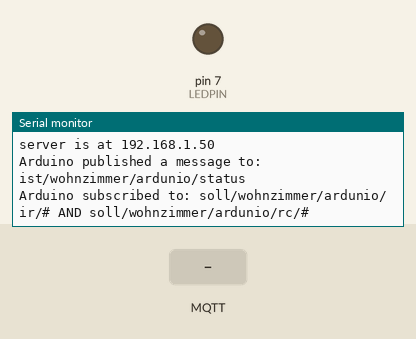
A sketch run on a simulated Arduino Uno, built with avr-gcc and run on an emulated ATmega328P. Parts: output pins drawn as LEDs (lit = HIGH), the last lines printed to the serial monitor. The inputs (shaded band) are chosen by the test bench. WiFi joins after 1.5 s; servers stay silent unless stated; no MQTT or app messages arrive unless stated.

Above: at 2.7 s.
2.8 s: MQTT message "1" arrives on the first subscribed topic
At 3.3 s:
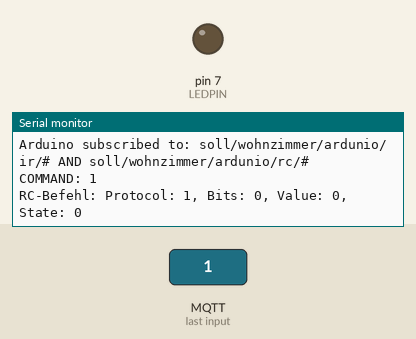
4.3 s: MQTT message "0" arrives on the first subscribed topic
At 5.5 s:
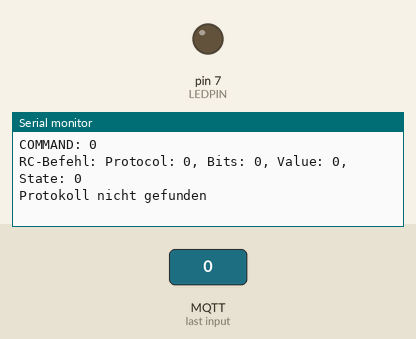

Measured:
- after the input at 2.8 s, the serial monitor: prints a new line at once (image 1)
- after the input at 4.3 s, the serial monitor: prints a new line at once (image 2)

The sketch:

MQTT_IR_RC_4.ino
```cpp
//** INCLUDES
#include <SPI.h>
#include <Ethernet.h>
#include <PubSubClient.h>
#include <IRremote.h>
#include <String.h>
#include <RCSwitch.h>

//** DEFINES
// PIN-DEFINES
#define BUTTONPIN 5     	// the number of the pushbutton pin
#define LEDPIN 7      		// the number of the LED pin
#define LDRPIN A0 		//analog pin 0
#define IRRECEIVERPIN 9
#define RCSENDPIN 8
// MQTT-DEFINES
#define MQTTSERVER "loki"
#define CLIENTID "MDArduino"
#define IRTOPIC "soll/wohnzimmer/ardunio/ir/#"
#define RCTOPIC "soll/wohnzimmer/ardunio/rc/#"
#define STATUSTOPIC "ist/wohnzimmer/ardunio/status"
#define LASTTOPIC "ist/wohnzimmer/ardunio/last"
#define WILLTOPIC "ist/wohnzimmer/ardunio/status"
#define WILLQOS 2
#define WILLRETAIN 1
#define WILLMESSAGE "off"
// SERIAL-DEFINES
#define BAUDRATE 19200

//** GLOBALS
// Ethernet
byte mac[] = {
  0x90, 0xA2, 0xDA, 0x0E, 0xDB, 0xAE };

//** INSTANCES
// Open IR-instances
IRrecv ir_receiver(IRRECEIVERPIN);
decode_results results;
IRsend irsender;
// Open RC-instance
RCSwitch mySwitch = RCSwitch();
// Open ethernet-instance
EthernetClient ethClient;
// Open MQTT-instance
void callback(char* topic, byte* payload, unsigned int length);	// Callback function header
PubSubClient client(MQTTSERVER, 1883, callback, ethClient);

//** FUNCTIONS
// Callback function
void callback(char* topic, byte* payload, unsigned int length) {
  // In order to republish this payload, a copy must be made
  // as the orignal payload buffer will be overwritten whilst
  // constructing the PUBLISH packet.

  // Allocate the correct amount of memory for the payload copy
  byte* p = (byte*)malloc(length);
  // Copy the payload to the new buffer
  memcpy(p,payload,length);
  client.publish(LASTTOPIC, p, length, HIGH);
  handle_command(p,length);
  // Free the memory
  free(p);
}

void handle_command(byte* bCmd, int length)
{
  String sCmd;
  String sLDR;
  // (5 gibt die Anzahl der Parameter an)
  Serial.print("COMMAND: ");
  for (int i=0; i < length; i++)
  {
    sCmd += char(bCmd[i]) ;
  }
  char cCmd[sCmd.length()+1];
  sCmd.toCharArray(cCmd, sCmd.length()+1);
  Serial.println(cCmd);
  char* line = cCmd;
  //strsep(&line, "/"); //Pointer von "/"
  //char* path = strsep(&line, "/");  // Beginn von path auf das erste "/"
  // Das erste Zeichen des zu parsenden Strings ist das nach dem entfernten "/"

  char* args[5];
  // (5 gibt die Anzahl der Parameter an)
  for (char** ap = args; (*ap = strsep(&line, "-")) != NULL;)
    if (**ap != '\0')
      // Bis der Uebergabestring zu ende ist...
      if (++ap >= &args[5])
        // ... werden alle mit "?" getrennten Teilstrings als CharArrays gespeichert (5 gibt die Anzahl der Parameter an)
        break;
  const int iParameter1 = atoi(args[0]);
  const int iParameter2 = atoi(args[1]);
  const long iParameter3 = atol(args[2]);
  const int iParameter4 = atoi(args[3]);
  const int iParameter5 = atoi(args[4]);
  if (iParameter4==1)
  {
    handle_ir(iParameter1, iParameter2, iParameter3, iParameter5);
    //handle_ir(int protocol, int bits, long value, int repeat)
  }
  else
  {
    handle_rc(iParameter1, iParameter2, iParameter3, iParameter5);
    //void handle_rc(int typ, int group, long value, int state)
  }
}

void handle_ir(int protocol, int bits, long value, int repeat)
{
  Serial.print("IR-Befehl: Protocol: ");
  Serial.print(protocol);
  Serial.print(", Bits: ");
  Serial.print(bits);
  Serial.print(", Value: ");
  Serial.print(value);
  Serial.print(", Repeat: ");
  Serial.println(repeat);
  switch(protocol)
    // Unterscheidung der Protokolle
  {
  case 1:
    {
      irsender.sendNEC(value, bits);
    }
    break;
  case 2:
    {
      irsender.sendSony(value, bits);
    }
    break;
  case 3:
    {
      irsender.sendRC5(value, bits);
    }
    break;
  case 4:
    {
      irsender.sendRC6(value, bits);
    }
    break;
  case 5:
    {
      irsender.sendDISH(value, bits);
    }
    break;
  case 6:
    {
      irsender.sendSharp(value, bits);
    }
    break;
  case 7:
    {
      irsender.sendSamsung(value, bits);
    }
    break;
  case 8:
    {
      irsender.sendJVC(value, bits, repeat);
    }
    break;
  case 9:
    {
      //	  irsender.sendPanasonic(value, bits);
      //        irsender.sendPanasonic(unsigned long address, unsigned long data);
    }
    break;
  case 10:
    {
      //	  irsender.sendRaw(value, bits);
      //        irsender.sendRaw(unsigned int buf[], int len, int hz);
    }
    break;
  default:
    {
      Serial.println("Protokoll nicht gefunden");
    }
    break;
  }
}

void handle_rc(int typ, int group, long value, int state)
{
  Serial.print("RC-Befehl: Protocol: ");
  Serial.print(typ);
  Serial.print(", Bits: ");
  Serial.print(group);
  Serial.print(", Value: ");
  Serial.print(value);
  Serial.print(", State: ");
  Serial.println(state);
  switch(typ)
    // Unterscheidung der Protokolle
  {
  case 1:  //TypeA_WithDIPSwitches
    {
      // first 5 DIP switches. Example ON-ON-OFF-OFF-ON.
      // last 5 DIP switches. Example OFF-ON-OFF-ON-OFF.
      //
      mySwitch.setPulseLength(320);
      if (state==0)
      {
        mySwitch.switchOff("11001", "01010");
      }
      else
      {
        mySwitch.switchOn("11001", "01010");
      }
    }
    break;
  case 2:  //TypeB_WithRotaryOrSlidingSwitches
    {
      // first rotary switch. Example "1" or "A" or "I".
      // second rotary switch. Example "4" or "D" or "IV".
      //
      mySwitch.setPulseLength(320);
      if (state==0)
      {
        mySwitch.switchOff(4, 1);
      }
      else
      {
        mySwitch.switchOn(4, 1);
      }
    }
    break;
  case 3:  //TypeC_Intertechno
    {
      // first parameter familycode (a, b, c, ... f)
      // second parameter group number
      // third parameter device number
      // For example it's family 'b', group #3, device #2
      //
      mySwitch.setPulseLength(320);
      if (state==0)
      {
        mySwitch.switchOff('b', 3, 2);
      }
      else
      {
        mySwitch.switchOn('b', 3, 2);
      }
    }
    break;
  case 4:  //TypeD_REV
    {
      // first parameter channel (a, b, c, d)
      // second parameter device number
      // For example it's family 'd', device #2
      //
      mySwitch.setPulseLength(360);
      if (state==0)
      {
        mySwitch.switchOff('d', 2);
      }
      else
      {
        mySwitch.switchOn('d', 2);
      }
    }
    break;
  case 5:  //RAW
    {
      //mySwitch.setPulseLength(360);
    }
    break;
  default:
    {
      Serial.println("Protokoll nicht gefunden");
    }
    break;
  }
}

// SETUP
void startmqtt()
{
  // initialize mqttclient
  if (client.connect(CLIENTID, WILLTOPIC, WILLQOS, WILLRETAIN, WILLMESSAGE))
  {
    client.publish(STATUSTOPIC, "on");
    Serial.print("Arduino published a message to: ") ;
    Serial.println(STATUSTOPIC) ;
    client.subscribe(IRTOPIC);
    client.subscribe(RCTOPIC);
    Serial.print("Arduino subscribed to: ") ;
    Serial.print(IRTOPIC) ;
    Serial.print(" AND ") ;
    Serial.println(RCTOPIC) ;
  }
}

// SETUP
void setup()
{
  // initialize the LED pin as an output:
  pinMode(LEDPIN, OUTPUT);
  // initialize the pushbutton pin as an input:
  pinMode(BUTTONPIN, INPUT);
  Serial.begin(BAUDRATE);
  ir_receiver.enableIRIn();
  mySwitch.enableReceive(0);  // Receiver on inerrupt 0 => that is pin #2
  mySwitch.enableTransmit(8); // Transmitterpindef.
  //mySwitch.setPulseLength(260);
  Ethernet.begin(mac);
  Serial.print("server is at ") ;
  Serial.println(Ethernet.localIP()) ;
  startmqtt();
}

void loop()
{
  client.loop();
  if (client.connected()==false)
  {
    startmqtt();
  }
}
```
